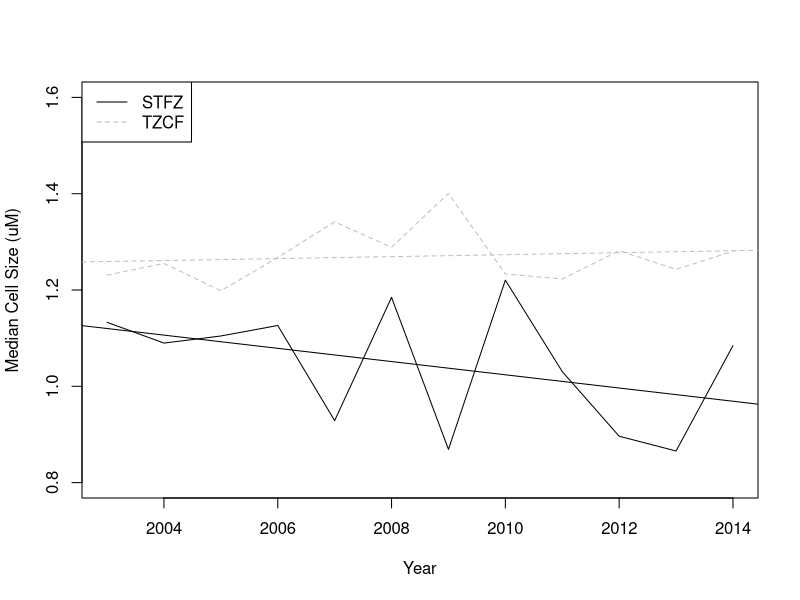
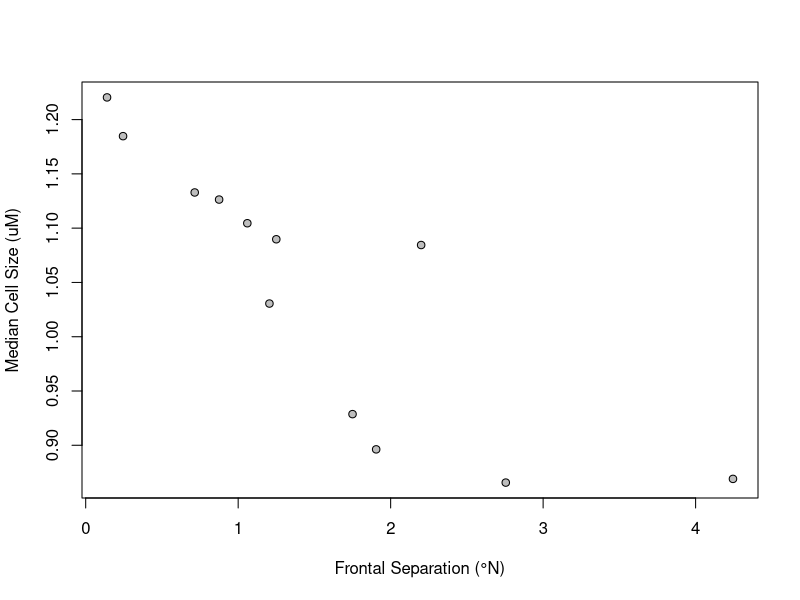

Reproduce these figures in R, in order. (Note: this script raises an error after producing the figures.)
#Script to plot latitudes of fronts and fits

marchdata = read.csv('MarchFrontsMedCell.csv',header=T) #Frontal positions and Median cell estimates
years = seq(2003,2014,1)

#First do STFZ median cell size by year
plot(years, marchdata$STFZMedCell,xlab='Year',ylab='Median Cell Size (uM)',type='l',ylim=c(0.8,1.6))
medyear.stfz.fit = lm(marchdata$STFZMedCell~years)
abline(medyear.stfz.fit)
#> summary(med.year.fit)
#Coefficients:
#            Estimate Std. Error t value Pr(>|t|)
#(Intercept) 28.62325   20.13896   1.421    0.186
#years       -0.01373    0.01003  -1.369    0.201

#Residual standard error: 0.1199 on 10 degrees of freedom
#Multiple R-squared:  0.1579,	Adjusted R-squared:  0.07371 
#F-statistic: 1.875 on 1 and 10 DF,  p-value: 0.2008

#Now Plot TZCF by year
lines(years, marchdata$TZCFMedCell,xlab='Year',ylab='Median Cell Size (uM)',type='l',lty=2,col='grey')
medyear.tzcf.fit = lm(marchdata$TZCFMedCell~years)
abline(medyear.tzcf.fit,lty=2,col='grey')
legend('topleft',lty=c(1,2),col=c('black','grey'),legend=c('STFZ','TZCF'))
#> summary(medyear.tzcf.fit)
#Coefficients:
#             Estimate Std. Error t value Pr(>|t|)
#(Intercept) -2.815606   9.699082  -0.290    0.778
#years        0.002034   0.004829   0.421    0.682
#
#Residual standard error: 0.05775 on 10 degrees of freedom
#Multiple R-squared:  0.01744,	Adjusted R-squared:  -0.08082 
#F-statistic: 0.1775 on 1 and 10 DF,  p-value: 0.6825

#Now look at median cell size as a function of Frontal Separation
plot(marchdata$FrontalDiff,marchdata$STFZMedCell,pch=21,bg='grey',ylab='Median Cell Size (uM)',xlab='Frontal Separation (°N)')
abline(medcell.frontsep.fit)
#> summary(medcell.frontsep.fit)
#Coefficients:
#                      Estimate Std. Error t value Pr(>|t|)    
#(Intercept)            1.18446    0.03430  34.532 9.82e-12 ***
#marchdata$FrontalDiff -0.09159    0.01820  -5.033 0.000512 ***
#---
#Signif. codes:  0 ‘***’ 0.001 ‘**’ 0.01 ‘*’ 0.05 ‘.’ 0.1 ‘ ’ 1
#
#Residual standard error: 0.06951 on 10 degrees of freedom
#Multiple R-squared:  0.717,	Adjusted R-squared:  0.6887 
#F-statistic: 25.34 on 1 and 10 DF,  p-value: 0.0005115

#OLD CODE FOLLOWS
#Get slopes from linear fits
#stfz.fit = lm(SST~Year,data=lats)
#tzcf.fit = lm(TZCF~Year,data=lats)

#Plot Frontal latitude
#plot(lats$Year, lats$SST,type="l",lty=1,col='black',ylim=c(30,37),xlab='Year',ylab='Latitude (°N)')
#abline(stfz.fit)
#points(lats$Year, lats$TZCF,type="l",lty=2,col='grey')
#abline(tzcf.fit,lty=2)

#legend('topleft',lty=c(1,1,2,2),col=c('black','black','grey','grey'),legend=c('17.5°C','17.5°C fit','0.2 Chl-a','0.2 Chl-a fit'))